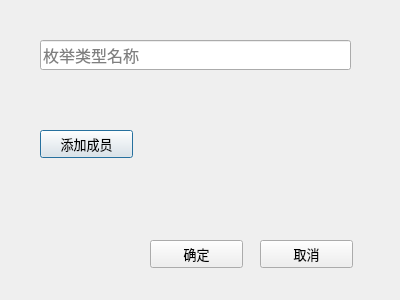
<?xml version="1.0" encoding="UTF-8"?>
<ui version="4.0">
 <class>CAddEnumDialog</class>
 <widget class="QDialog" name="CAddEnumDialog">
  <property name="geometry">
   <rect>
    <x>0</x>
    <y>0</y>
    <width>400</width>
    <height>300</height>
   </rect>
  </property>
  <property name="minimumSize">
   <size>
    <width>400</width>
    <height>300</height>
   </size>
  </property>
  <property name="maximumSize">
   <size>
    <width>400</width>
    <height>300</height>
   </size>
  </property>
  <property name="font">
   <font>
    <family>宋体</family>
    <pointsize>12</pointsize>
   </font>
  </property>
  <property name="windowTitle">
   <string>添加枚举</string>
  </property>
  <widget class="QLineEdit" name="lineEdit">
   <property name="geometry">
    <rect>
     <x>40</x>
     <y>40</y>
     <width>311</width>
     <height>30</height>
    </rect>
   </property>
   <property name="placeholderText">
    <string>枚举类型名称</string>
   </property>
  </widget>
  <widget class="QPushButton" name="pb_addMember">
   <property name="geometry">
    <rect>
     <x>40</x>
     <y>130</y>
     <width>93</width>
     <height>28</height>
    </rect>
   </property>
   <property name="font">
    <font>
     <pointsize>10</pointsize>
    </font>
   </property>
   <property name="text">
    <string>添加成员</string>
   </property>
  </widget>
  <widget class="QScrollArea" name="scrollArea">
   <property name="geometry">
    <rect>
     <x>150</x>
     <y>90</y>
     <width>201</width>
     <height>121</height>
    </rect>
   </property>
   <property name="frameShape">
    <enum>QFrame::NoFrame</enum>
   </property>
   <property name="widgetResizable">
    <bool>true</bool>
   </property>
   <widget class="QWidget" name="scrollAreaWidgetContents">
    <property name="geometry">
     <rect>
      <x>0</x>
      <y>0</y>
      <width>201</width>
      <height>121</height>
     </rect>
    </property>
    <layout class="QVBoxLayout" name="vl_members"/>
   </widget>
  </widget>
  <widget class="QPushButton" name="pb_ok">
   <property name="geometry">
    <rect>
     <x>150</x>
     <y>240</y>
     <width>93</width>
     <height>28</height>
    </rect>
   </property>
   <property name="font">
    <font>
     <pointsize>10</pointsize>
    </font>
   </property>
   <property name="text">
    <string>确定</string>
   </property>
  </widget>
  <widget class="QPushButton" name="pb_cancel">
   <property name="geometry">
    <rect>
     <x>260</x>
     <y>240</y>
     <width>93</width>
     <height>28</height>
    </rect>
   </property>
   <property name="font">
    <font>
     <pointsize>10</pointsize>
    </font>
   </property>
   <property name="text">
    <string>取消</string>
   </property>
  </widget>
 </widget>
 <resources/>
 <connections/>
</ui>
